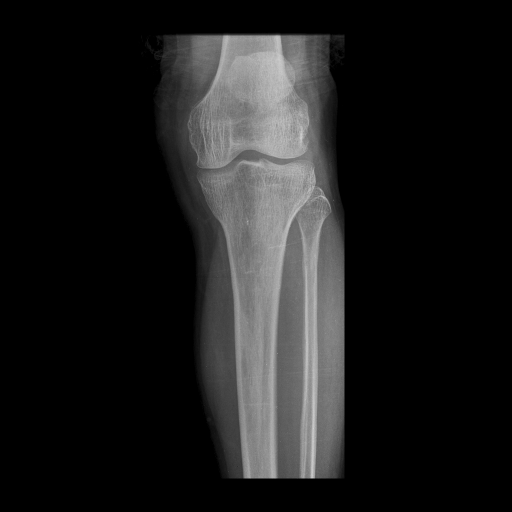
#> input picture final_square.png, 1024 x 1024 px, given in place of 11nn.png, which was not available (shown at 1/2 size)
$ jupyter execute --allow-errors fibonacci_csv_generation.ipynb   (shell and % lines are left out)   (older library calls are emulated)
#> lines starting #> are read from the running program, lines starting #| are printed output that depends on the picture; after the words box and inside, x2 and y2 are one past the last pixel; in counts of white or black regions, pixels touching at a corner belong together; pictures that were not available may be replaced by others from this repository, and a replacement may not be noted
[cell 1]
from google.colab import drive

# This will mount the drive to the directory /content/drive
drive.mount('/content/drive')

[cell 2]
# =========================
# Cell 1: Imports
# =========================

# If any of these fail, uncomment the pip lines and run once.
# !pip install scikit-image opencv-python-headless

import numpy as np
import cv2
import pandas as pd
import matplotlib.pyplot as plt
from skimage.feature import graycomatrix
from scipy.fftpack import dct
from scipy.ndimage import laplace, binary_erosion
from math import factorial

[cell 3]
# =========================
# Cell 2: Config
# =========================

IMG_SIZE = 289
CENTER = IMG_SIZE // 2   # 144 for 289x289

# Fibonacci radii (distance from center to the square edge)
fib_numbers = [3, 5, 8, 13, 21, 34, 55, 89, 144]

print("Center index:", CENTER)
print("Fibonacci radii:", fib_numbers)

# Path to ONE image for now
image_path = "dataset/Normal/11nn.png"   # <--- change this
# Class label for that image (e.g. 0,1,2 or 'class1', etc.)
class_label = 0                      # <--- change as per your dataset

[cell 4]
# =========================
# Cell 3: Load + Preprocess image
# =========================

# Load image with OpenCV
img = cv2.imread(image_path)
#> img is the input picture: shape (1024, 1024, 3); min 0, max 224, mean 28.9

if img is None:
    raise FileNotFoundError(f"Could not read image at {image_path}")

# Convert BGR (OpenCV) to RGB for plotting
img_rgb = cv2.cvtColor(img, cv2.COLOR_BGR2RGB)

# Resize to 289x289
img_rgb_resized = cv2.resize(img_rgb, (IMG_SIZE, IMG_SIZE), interpolation=cv2.INTER_AREA)
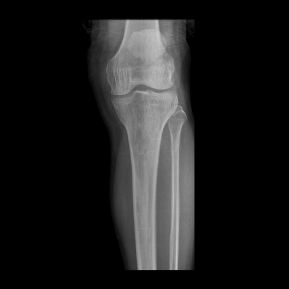
#> img_rgb_resized: shape (289, 289, 3); min 0, max 202, mean 28.9

# Convert to grayscale
img_gray = cv2.cvtColor(img_rgb_resized, cv2.COLOR_RGB2GRAY)

print("Image shape (RGB):", img_rgb_resized.shape)
#| Image shape (RGB): (289, 289, 3)
print("Image shape (Gray):", img_gray.shape)
#| Image shape (Gray): (289, 289)

# Show original (resized) grayscale image
plt.figure(figsize=(4,4))
plt.imshow(img_gray, cmap='gray')
plt.title("Resized Grayscale Image (289x289)")
plt.axis('off')
plt.show()

[cell 5]
# =========================
# Cell A: Build square_masks and region_masks
# =========================

def build_fib_masks(img_size, fib_numbers):
    """
    Returns:
        square_masks: list of full squares for each Fibonacci radius
        region_masks: list of regions used for features:
            region 0 : inner square for fib_numbers[0]
            region i : ring between fib_numbers[i-1] and fib_numbers[i]
    """
#> called with img_size = 289
    H = W = img_size
    cy = cx = img_size // 2

    square_masks = []
    for F in fib_numbers:
        mask = np.zeros((H, W), dtype=bool)
        top = max(0, cy - F)
        bottom = min(H, cy + F + 1)
        left = max(0, cx - F)
        right = min(W, cx + F + 1)
        mask[top:bottom, left:right] = True
        square_masks.append(mask)

    region_masks = []
    # Region 0: inner-most square
    region_masks.append(square_masks[0])

    # Regions 1..: rings between consecutive squares
    for i in range(1, len(square_masks)):
        outer = square_masks[i]
        inner = square_masks[i-1]
        ring = outer & (~inner)      # this is a FILLED band, not just 1-px outline
        region_masks.append(ring)

    return square_masks, region_masks

square_masks, region_masks = build_fib_masks(IMG_SIZE, fib_numbers)
print("Squares:", len(square_masks), "Regions:", len(region_masks))

[cell 6]
# =========================
# Cell B: Visualization of squares and regions
# =========================

import matplotlib.pyplot as plt

num_regions = len(region_masks)

# 1) SHOW FIBONACCI SQUARES (for understanding only)
fig, axes = plt.subplots(2, (len(square_masks) + 1) // 2, figsize=(12, 6))
axes = axes.ravel()

for i, m in enumerate(square_masks):
    axes[i].imshow(m.astype(int), cmap='gray', interpolation='nearest')
    axes[i].set_title(f"Square {i} (F={fib_numbers[i]})")
    axes[i].axis('off')

for j in range(len(square_masks), len(axes)):
    axes[j].axis('off')

plt.suptitle("Fibonacci SQUARE masks (not used directly for features)")
plt.tight_layout()
plt.show()
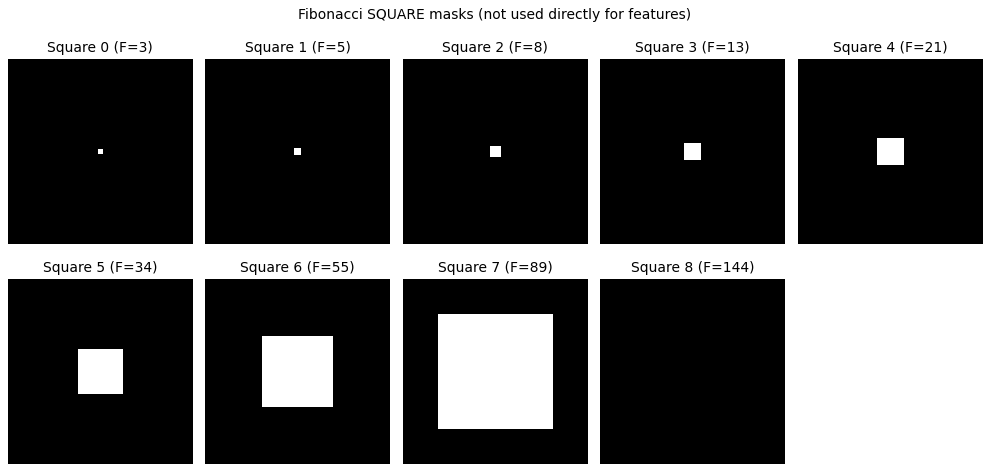
#> figure drawn by matplotlib, 9 panels


# 2) SHOW FEATURE REGIONS = inner square + RINGS
fig, axes = plt.subplots(2, (num_regions + 1) // 2, figsize=(12, 6))
axes = axes.ravel()

for i, m in enumerate(region_masks):
    axes[i].imshow(m.astype(int), cmap='gray', interpolation='nearest')
    if i == 0:
        title = f"Region {i}: inner square (F={fib_numbers[0]})"
    else:
        title = (f"Region {i}: ring F={fib_numbers[i-1]}→{fib_numbers[i]}")
    axes[i].set_title(title, fontsize=9)
    axes[i].axis('off')

for j in range(num_regions, len(axes)):
    axes[j].axis('off')

plt.suptitle("ACTUAL FEATURE REGIONS (inner square + rings)", y=1.02)
plt.tight_layout()
plt.show()
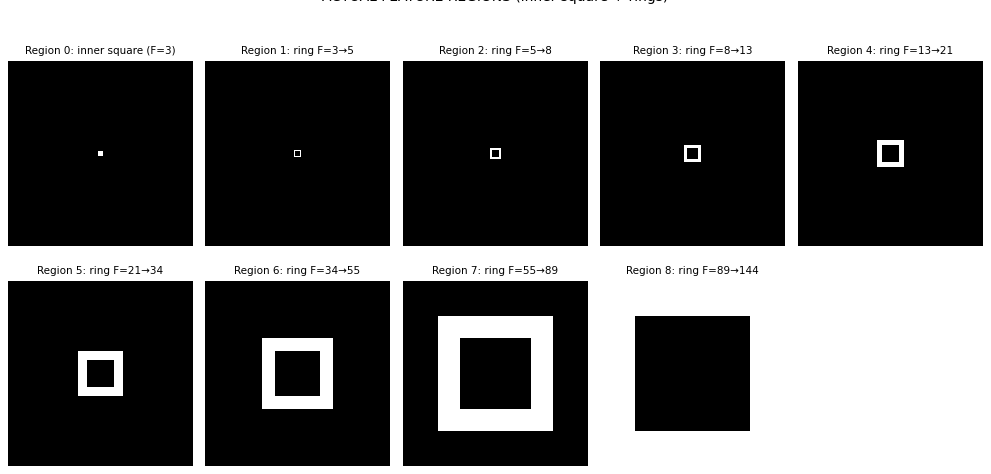
#> figure drawn by matplotlib, 9 panels


# 3) OVERLAY REGIONS ON IMAGE
region_label_map = np.zeros_like(img_gray, dtype=np.int32)
for idx, mask in enumerate(region_masks):
    region_label_map[mask] = idx + 1   # 1..N

plt.figure(figsize=(6, 6))
plt.imshow(img_gray, cmap='gray')
plt.imshow(region_label_map, alpha=0.4)  # overlay with transparency
plt.title("Regions overlay (white/colored = where features are extracted)")
plt.axis('off')
plt.colorbar(label='Region ID')
plt.show()
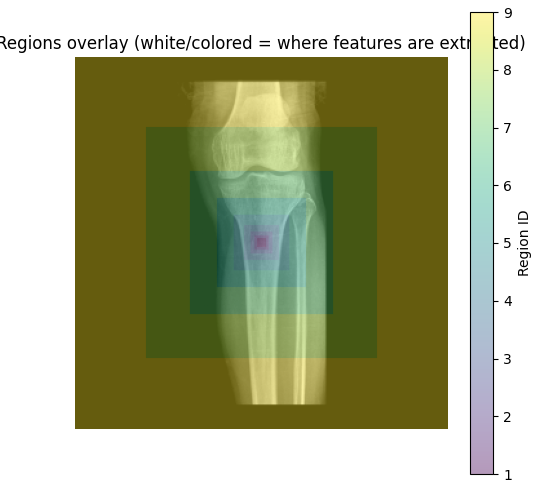
#> figure drawn by matplotlib, 2 panels

# Optional: print how many pixels in each region
for i, m in enumerate(region_masks):
    print(f"Region {i} pixel count:", np.count_nonzero(m))

[cell 7]
# =========================
# Cell 6: Basic helpers
# =========================

import numpy as np

def get_roi_pixels(img_gray, mask):
    """Return intensity values inside the region as a 1D array."""
    return img_gray[mask]

def quantize_image(img_gray, levels=16):
    """
    Quantize grayscale image to given number of gray levels.
    Assumes img_gray in [0, 255].
    """
    img = img_gray.astype(np.float32)
    img_q = np.floor(img * levels / 256).astype(np.uint8)
    img_q[img_q >= levels] = levels - 1
    return img_q

def get_bounding_box(mask):
    """Return bounding box (min_row, max_row, min_col, max_col) for True mask."""
    coords = np.column_stack(np.where(mask))
    if coords.size == 0:
        return None
    min_r, min_c = coords.min(axis=0)
    max_r, max_c = coords.max(axis=0)
    # +1 on max indices for slicing
    return int(min_r), int(max_r)+1, int(min_c), int(max_c)+1

[cell 8]
# =========================
# Cell 7: Intensity + GLCM features
# =========================

def feature_median_intensity(roi_pixels):
    return float(np.median(roi_pixels)) if roi_pixels.size > 0 else 0.0

def feature_variance(roi_pixels):
    return float(np.var(roi_pixels)) if roi_pixels.size > 0 else 0.0


def feature_glcm_homogeneity(img_gray, mask, levels=16):
    """
    Approximate GLCM Homogeneity using 1D adjacency on the ROI.
    """
    roi = get_roi_pixels(quantize_image(img_gray, levels=levels), mask)
    if roi.size < 2:
        return 0.0

    # Build 1D GLCM from adjacent pairs
    glcm = np.zeros((levels, levels), dtype=np.float64)
    for i in range(roi.size - 1):
        g1 = roi[i]
        g2 = roi[i+1]
        glcm[g1, g2] += 1
        glcm[g2, g1] += 1  # make symmetric

    total = glcm.sum()
    if total == 0:
        return 0.0

    glcm /= total
    homogeneity = 0.0
    for i in range(levels):
        for j in range(levels):
            homogeneity += glcm[i, j] / (1.0 + (i - j)**2)

    return float(homogeneity)

[cell 9]
# =========================
# Cell 8: GLRLM (LRE) & GLSZM (Zone Percentage)
# =========================

def _get_1d_runs(roi_quantized):
    """
    Given 1D quantized ROI, return list of (gray_level, run_length).
    """
    if roi_quantized.size == 0:
        return []

    runs = []
    current_val = roi_quantized[0]
    run_length = 1

    for g in roi_quantized[1:]:
        if g == current_val:
            run_length += 1
        else:
            runs.append((current_val, run_length))
            current_val = g
            run_length = 1

    runs.append((current_val, run_length))
    return runs


def feature_glrlm_lre(img_gray, mask, levels=16):
    """
    GLRLM Long Run Emphasis (LRE) using 1D runs.
    """
    roi_q = get_roi_pixels(quantize_image(img_gray, levels=levels), mask)
    if roi_q.size == 0:
        return 0.0

    runs = _get_1d_runs(roi_q)
    if not runs:
        return 0.0

    numerator = 0.0
    denominator = 0.0
    for g, r in runs:
        numerator += (r ** 2)
        denominator += 1

    if denominator == 0:
        return 0.0

    lre = numerator / denominator
    return float(lre)


def feature_glszm_zone_percentage(img_gray, mask, levels=16):
    """
    GLSZM Zone Percentage (approx) = (#zones) / (#pixels in ROI)
    Using 1D runs as 'zones'.
    """
    roi_q = get_roi_pixels(quantize_image(img_gray, levels=levels), mask)
    n_pixels = roi_q.size
    if n_pixels == 0:
        return 0.0

    runs = _get_1d_runs(roi_q)
    n_zones = len(runs)

    zone_percentage = n_zones / float(n_pixels)
    return float(zone_percentage)

[cell 10]
# =========================
# Cell 9: DCT DC Energy
# =========================

from scipy.fftpack import dct

def feature_dct_dc_energy(img_gray, mask):
    """
    Compute 2D DCT on bounding box patch.
    DC Energy = (DCT[0,0])^2 calculated only on that patch.
    """
    bbox = get_bounding_box(mask)
    if bbox is None:
        return 0.0

    min_r, max_r, min_c, max_c = bbox
    patch = img_gray[min_r:max_r, min_c:max_c].astype(np.float32)

    if patch.size == 0:
        return 0.0

    # 2D DCT
    dct_y = dct(patch, norm='ortho', axis=0)
    dct_2d = dct(dct_y, norm='ortho', axis=1)

    dc = dct_2d[0, 0]
    dc_energy = float(dc ** 2)
    return dc_energy

[cell 11]
# =========================
# Cell 10: Permutation Entropy
# =========================

from math import factorial

def permutation_entropy(time_series, m=3, tau=1):
    """
    Normalized permutation entropy for 1D signal.
    Returns value in [0, 1].
    """
    ts = np.array(time_series, dtype=np.float64)
    n = ts.size
    if n < m * tau:
        return 0.0

    # Build embedding vectors
    embedded = np.array([
        ts[i : i + m * tau : tau]
        for i in range(n - (m - 1) * tau)
    ])

    # Get ordinal patterns (ranks)
    patterns = np.argsort(embedded, axis=1)

    # Count patterns
    pattern_counts = {}
    for p in patterns:
        key = tuple(p)
        pattern_counts[key] = pattern_counts.get(key, 0) + 1

    counts = np.array(list(pattern_counts.values()), dtype=np.float64)
    probs = counts / counts.sum()

    # Shannon entropy
    H = -np.sum(probs * np.log2(probs))

    # Max possible entropy
    H_max = np.log2(factorial(m))

    if H_max == 0:
        return 0.0

    return float(H / H_max)


def feature_permutation_entropy(img_gray, mask, m=3, tau=1):
    roi = get_roi_pixels(img_gray, mask)
    if roi.size == 0:
        return 0.0
    return permutation_entropy(roi, m=m, tau=tau)

[cell 12]
# =========================
# Cell 11: Laplacian variance & compactness (fixed)
# =========================

import cv2
from scipy.ndimage import binary_erosion

def feature_laplacian_variance(img_gray, mask):
    """
    Variance of Laplacian values inside the region.
    Uses uint8 patch + CV_64F Laplacian to avoid OpenCV type issues.
    """
    bbox = get_bounding_box(mask)
    if bbox is None:
        return 0.0

    min_r, max_r, min_c, max_c = bbox
    # Keep original dtype (uint8) – OpenCV likes this
    patch = img_gray[min_r:max_r, min_c:max_c]
    mask_sub = mask[min_r:max_r, min_c:max_c]

    if patch.size == 0 or np.count_nonzero(mask_sub) == 0:
        return 0.0

    # Laplacian on uint8 -> CV_64F
    lap = cv2.Laplacian(patch, cv2.CV_64F, ksize=3)
    roi_lap = lap[mask_sub]
    return float(np.var(roi_lap))


def feature_compactness(mask):
    """
    Compactness = 4*pi*Area / Perimeter^2
    Using binary erosion to approximate perimeter.
    """
    area = np.count_nonzero(mask)
    if area == 0:
        return 0.0

    # perimeter ~ boundary pixels
    eroded = binary_erosion(mask)
    boundary = mask & (~eroded)
    perimeter = np.count_nonzero(boundary)

    if perimeter == 0:
        return 0.0

    compactness = 4.0 * np.pi * area / (perimeter ** 2)
    return float(compactness)

[cell 13]
# =========================
# Cell 12: Lyapunov Exponent (approx)
# =========================

def feature_lyapunov_exponent(img_gray, mask, eps=1e-8):
    """
    Very simple Lyapunov-like measure using 1D ROI signal.
    For a more rigorous method, a full time-series Lyapunov algorithm would be needed.
    """
    roi = get_roi_pixels(img_gray, mask).astype(np.float64)
    n = roi.size
    if n < 2:
        return 0.0

    # Normalize to [0,1]
    roi_min = roi.min()
    roi_max = roi.max()
    if roi_max == roi_min:
        return 0.0
    roi_norm = (roi - roi_min) / (roi_max - roi_min)

    # Adjacent differences
    diffs = np.abs(np.diff(roi_norm)) + eps
    lyap = np.mean(np.log(diffs))

    return float(lyap)

[cell 14]
# =========================
# Cell 13: Extract all 10 features for one region
# =========================

def extract_features_for_region(img_gray, mask, levels=16):
    roi_pixels = get_roi_pixels(img_gray, mask)

    f1 = feature_median_intensity(roi_pixels)
    f2 = feature_variance(roi_pixels)
    f3 = feature_glcm_homogeneity(img_gray, mask, levels=levels)
    f4 = feature_glrlm_lre(img_gray, mask, levels=levels)
    f5 = feature_glszm_zone_percentage(img_gray, mask, levels=levels)
    f6 = feature_dct_dc_energy(img_gray, mask)
    f7 = feature_permutation_entropy(img_gray, mask, m=3, tau=1)
    f8 = feature_laplacian_variance(img_gray, mask)
    f9 = feature_compactness(mask)
    f10 = feature_lyapunov_exponent(img_gray, mask)

    return [f1, f2, f3, f4, f5, f6, f7, f8, f9, f10]

[cell 15]
class_label = 0  # or 1/2 etc.

[cell 16]
# =========================
# Cell 14: Compute features for ALL regions of this image
# =========================

import pandas as pd

all_features = []
feature_names = []

num_regions = len(region_masks)
for r_idx, mask in enumerate(region_masks):
    region_feats = extract_features_for_region(img_gray, mask, levels=16)
    all_features.extend(region_feats)

    # Name features like R0_median, R0_variance, ...
    prefix = f"R{r_idx}"
    local_names = [
        "median_intensity",
        "variance",
        "glcm_homogeneity",
        "glrlm_lre",
        "glszm_zone_percentage",
        "dct_dc_energy",
        "permutation_entropy",
        "laplacian_variance",
        "compactness",
        "lyapunov_exponent",
    ]
    for ln in local_names:
        feature_names.append(f"{prefix}_{ln}")
#> this loop made 9 passes
#> (f1 in extract_features_for_region, f2 in extract_features_for_region, f3 in extract_features_for_region, f4 in extract_features_for_region, f5 in extract_features_for_region) on passes 1 to 9: (129, 56.35, 0.844, 10.56, 0.327), (130, 146.2, 0.714, 6.56, 0.5), (131, 266.5, 0.76, 9.31, 0.381), (137.5, 364.4, 0.806, 14.62, 0.325), (121, 976.8, 0.754, 13.18, 0.379), (115, 2088.9, 0.799, 15.76, 0.344), (72, 3573.9, 0.859, 50.41, 0.241), (0, 3203.7, 0.937, 26174.9, 0.114), (0, 1479.6, 0.976, 211201.2, 0.0422)
#> pass 1, in quantize_image, `img_q = np.floor(img * levels / 256).astype(np.uint8)`:
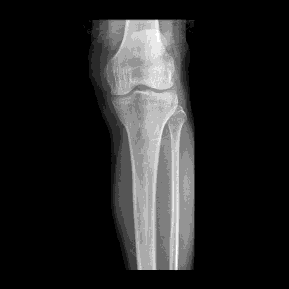
#> img_q: shape (289, 289); min 0, max 12, mean 1.68; drawn with min black and max white
#> pass 1, in feature_compactness, `eroded = binary_erosion(mask)`:
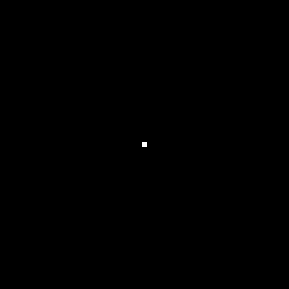
#> eroded: shape (289, 289) bool; 0.03% white; 1 white region, box (x1, y1, x2, y2) and area: (142, 142, 147, 147) 25
#> after the loop, all_features = 90 values, max 94844640.1 at index 75, min -16.69 at index 89, mean 4089482.4; feature_names = 90 items, first 6: 'R0_median_intensity', 'R0_variance', 'R0_glcm_homogeneity', 'R0_glrlm_lre', 'R0_glszm_zone_percentage', 'R0_dct_dc_energy'

print("Total features:", len(all_features))  # should be 80 (8 regions * 10)
#| Total features: 90

# Create DataFrame for a single image (one row)
data = {name: [val] for name, val in zip(feature_names, all_features)}
#> data = 90 items
data["class"] = [class_label]

df_single = pd.DataFrame(data)
#> df_single = table of 1 rows and 91 columns
display(df_single.head())

# Save to CSV
output_csv_path = "/content/single_image_features.csv"
#> (the rest of this cell did not finish here and is left out)

[cell 17]
# =========================
# Cell 15: Dataset structure
# =========================

import os
import glob

# 1) <<< EDIT HERE: path to the folder that contains your 3 class folders
# Example: "/content/knee_data" or "D:/projects/knee_dataset"
DATASET_ROOT = "/content/drive/MyDrive/Completedata"   # <<< CHANGE THIS

# 2) <<< EDIT HERE: names of your 3 subfolders and the label you want
#    - Replace "classA", "classB", "classC" with YOUR folder names
#    - Replace 0,1,2 with labels you want to use
class_to_label = {
    "Normal": 0,   # e.g. "Normal"
    "Osteopenia": 1,   # e.g. "Mild"
    "Osteoporosis": 2,   # e.g. "Severe"
}

# ---------------------------------------------------
# BELOW THIS LINE NO NEED TO CHANGE ANYTHING
# ---------------------------------------------------

IMG_EXTS = (
    "*.png", "*.PNG",
    "*.jpg", "*.JPG",
    "*.jpeg", "*.JPEG",
    "*.bmp", "*.BMP",
    "*.tif", "*.TIF",
    "*.tiff", "*.TIFF",
    "*.jfif", "*.JFIF",
    "*.dcm", "*.DCM"
)


# build list of (image_path, label)
image_label_list = []

for class_name, label in class_to_label.items():
    class_dir = os.path.join(DATASET_ROOT, class_name)
    if not os.path.isdir(class_dir):
        print(f"WARNING: folder not found: {class_dir}")
        continue

    paths = []
    for ext in IMG_EXTS:
        paths.extend(glob.glob(os.path.join(class_dir, ext)))

    for p in sorted(paths):
        image_label_list.append((p, label))

print("Found total images:", len(image_label_list))
print("Example entries:")
for p, lab in image_label_list[:5]:
    print(lab, "->", p)
